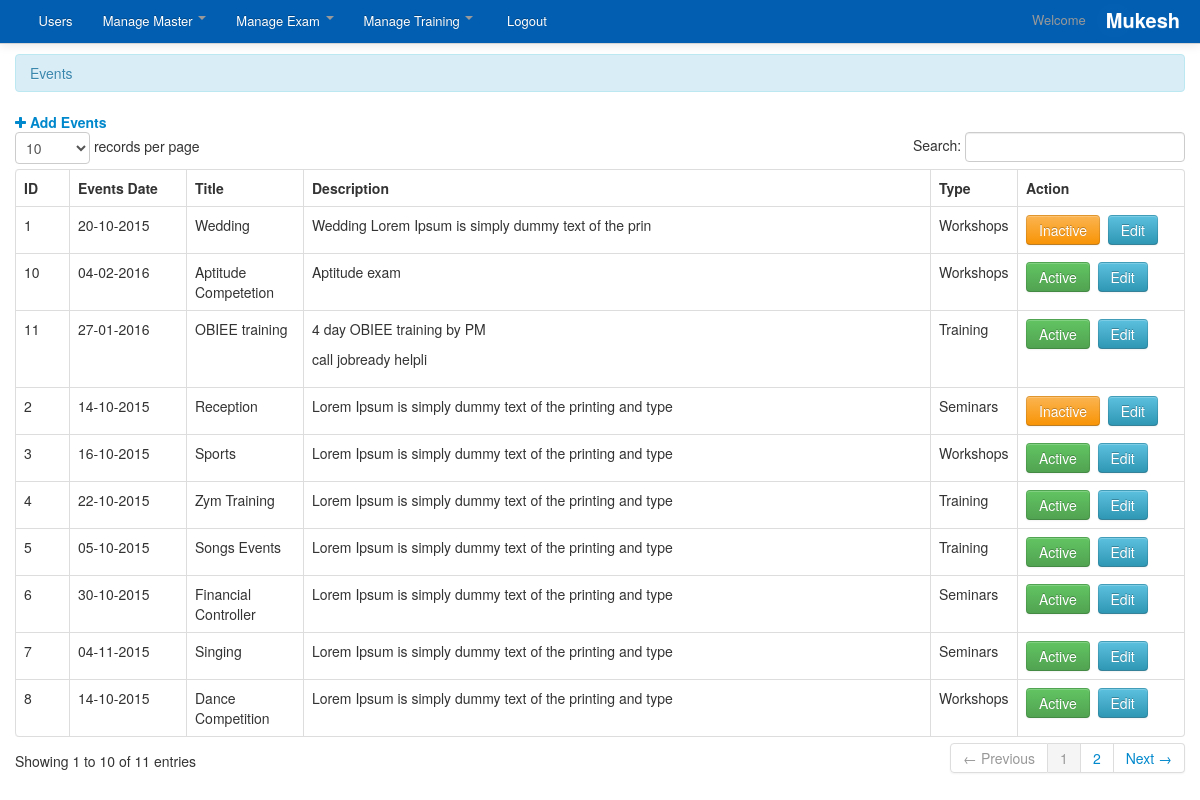
/admin/events.php (signed in), run on the app's committed database.
### tables this page shows
CREATE TABLE `master_events_list` (
  `id` int(11) NOT NULL,
  `post_date` timestamp NOT NULL DEFAULT CURRENT_TIMESTAMP,
  `modified_date` datetime NOT NULL,
  `events_date` varchar(100) NOT NULL,
  `title` varchar(250) NOT NULL,
  `desc` varchar(250) NOT NULL,
  `type` varchar(250) NOT NULL,
  `status` enum('1','0') NOT NULL
);

### admin/events.php (the view, shortened to what this page needs)
<?php
include('header.php');
?>
<div class="container">
<div class="margin-top">
<div class="row">
<div class="span12">
<div class="alert alert-info">Events </div>
<a href="events_add.php" ><i class="fa fa-plus"></i>&nbsp;<strong>Add Events</strong></a>
<table cellpadding="0" cellspacing="0" border="0" class="table  table-bordered" id="example">
<thead>
<tr>
<th>ID</th>
<th width="100">Events Date</th>
<th width="100">Title</th>
<th>Description</th>
<th>Type</th>
<th>Action</th>
</tr>
</thead>
<tbody>
<?php
$neelx="SELECT `id`, `events_date`, `title`, `desc`,`type`, `status` FROM `master_events_list` WHERE 1";
$result = mysql_query($neelx)or die(mysql_error());
while($row=mysql_fetch_array($result)){
$getid=$row['id'];
$desc=$row['desc'];
$limit=60;
$post = substr($desc, 0, $limit);
?>
<tr>
<td><?php echo $getid; ?></td>
<td ><?php echo $row['events_date']; ?></td>
<td ><?php echo $row['title']; ?></td>
<td><?php echo $post; ?></td>
<td width="50"><?php echo $row['type']; ?></td>
<?php $status=$row['status']; ?>
<td width="150">
 <?php if($status == 1) { ?> <a href="events.php?id=<?php echo $getid; ?>&status=0&action=active" onClick="return(window.confirm('Are you sure you want to Deactivate.'));" class="btn btn-success">Active</a><?php } else { ?><a  href="events.php?id=<?php echo $getid; ?>&status=1&action=active" onClick="return(window.confirm('Are you sure you want to Activate.'));" class="btn btn-warning">Inactive</a><?php } ?>
&nbsp;<a title="View" href="events_edit.php?uid=<?php echo $getid;?>" class="btn btn-info">Edit</a>
</td>
</tr>
<?php  }  ?>
</tbody>
</table>
</div>
</div>
</div>
</div>
<?php include('footer.php') ?>

### admin/css/docs.css (style rules this page uses)
.margin-top { margin-top:10px; }
body { background: url(../img/grid_noise.png); position: relative; }

### admin/css/print.css (style rules this page uses)
table { font-family:arial !important; }
#example th { border-right:1px solid; font-family:arial !important; }
#example th:first-child { border-left:1px solid; font-family:arial !important; }
#example td { border-right:1px solid; text-align:center; }
#example td:first-child { border-left:1px solid; text-align:center; }

### admin/css/work.css (style rules this page uses)
a { color: black; }

### data on the page
master_events_list: id "1", events_date "20-10-2015", title "Wedding", desc "Wedding Lorem Ipsum is simply dummy text of the prin", type "Workshops"
master_events_list: id "2", events_date "14-10-2015", title "Reception", desc "Lorem Ipsum is simply dummy text of the printing and type", type "Seminars"
master_events_list: id "3", events_date "16-10-2015", title "Sports", desc "Lorem Ipsum is simply dummy text of the printing and type", type "Workshops"
master_events_list: id "4", events_date "22-10-2015", title "Zym Training", desc "Lorem Ipsum is simply dummy text of the printing and type", type "Training"
master_events_list: id "5", events_date "05-10-2015", title "Songs Events", desc "Lorem Ipsum is simply dummy text of the printing and type", type "Training"
master_events_list: id "6", events_date "30-10-2015", title "Financial Controller", desc "Lorem Ipsum is simply dummy text of the printing and type", type "Seminars"
master_events_list: id "7", events_date "04-11-2015", title "Singing", desc "Lorem Ipsum is simply dummy text of the printing and type", type "Seminars"
master_events_list: id "8", events_date "14-10-2015", title "Dance Competition", desc "Lorem Ipsum is simply dummy text of the printing and type", type "Workshops"
master_events_list: id "10", events_date "04-02-2016", title "Aptitude Competetion", desc "Aptitude exam", type "Workshops"
master_events_list: id "11", events_date "27-01-2016", title "OBIEE training", desc "4 day OBIEE training by PM call jobready helpli", type "Training"

### other printed values
$username "Mukesh"
